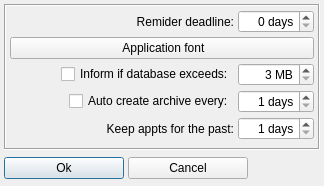
<?xml version="1.0" encoding="UTF-8"?>
<ui version="4.0">
 <class>TSettingsDlg</class>
 <widget class="QDialog" name="TSettingsDlg">
  <property name="geometry">
   <rect>
    <x>0</x>
    <y>0</y>
    <width>324</width>
    <height>186</height>
   </rect>
  </property>
  <property name="windowTitle">
   <string>Settings</string>
  </property>
  <layout class="QVBoxLayout" name="mainLayout">
   <property name="spacing">
    <number>4</number>
   </property>
   <property name="leftMargin">
    <number>4</number>
   </property>
   <property name="topMargin">
    <number>4</number>
   </property>
   <property name="rightMargin">
    <number>4</number>
   </property>
   <property name="bottomMargin">
    <number>4</number>
   </property>
   <item>
    <widget class="QFrame" name="settingsFrame">
     <property name="frameShape">
      <enum>QFrame::Shape::Box</enum>
     </property>
     <property name="frameShadow">
      <enum>QFrame::Shadow::Sunken</enum>
     </property>
     <layout class="QGridLayout" name="settingsLayout" rowstretch="0,0,0,0,0,1" columnstretch="3,1">
      <property name="leftMargin">
       <number>4</number>
      </property>
      <property name="topMargin">
       <number>4</number>
      </property>
      <property name="rightMargin">
       <number>4</number>
      </property>
      <property name="bottomMargin">
       <number>4</number>
      </property>
      <property name="spacing">
       <number>4</number>
      </property>
      <item row="4" column="0">
       <widget class="QLabel" name="archPastLbl">
        <property name="text">
         <string>Keep appts for the past:</string>
        </property>
        <property name="alignment">
         <set>Qt::AlignmentFlag::AlignRight|Qt::AlignmentFlag::AlignTrailing|Qt::AlignmentFlag::AlignVCenter</set>
        </property>
       </widget>
      </item>
      <item row="0" column="0">
       <widget class="QLabel" name="remDeadlineLbl">
        <property name="text">
         <string>Remider deadline:</string>
        </property>
        <property name="alignment">
         <set>Qt::AlignmentFlag::AlignRight|Qt::AlignmentFlag::AlignTrailing|Qt::AlignmentFlag::AlignVCenter</set>
        </property>
       </widget>
      </item>
      <item row="3" column="1">
       <widget class="QSpinBox" name="archPeriodSpin">
        <property name="alignment">
         <set>Qt::AlignmentFlag::AlignRight|Qt::AlignmentFlag::AlignTrailing|Qt::AlignmentFlag::AlignVCenter</set>
        </property>
        <property name="suffix">
         <string> days</string>
        </property>
        <property name="minimum">
         <number>1</number>
        </property>
        <property name="maximum">
         <number>365</number>
        </property>
       </widget>
      </item>
      <item row="1" column="0" colspan="2">
       <widget class="QPushButton" name="fontBtn">
        <property name="toolTip">
         <string>Press to choose font</string>
        </property>
        <property name="text">
         <string> Application font</string>
        </property>
        <property name="icon">
         <iconset resource="../res/petcore.qrc">
          <normaloff>:/images/font</normaloff>:/images/font</iconset>
        </property>
       </widget>
      </item>
      <item row="0" column="1">
       <widget class="QSpinBox" name="remDeadlineSpin">
        <property name="alignment">
         <set>Qt::AlignmentFlag::AlignRight|Qt::AlignmentFlag::AlignTrailing|Qt::AlignmentFlag::AlignVCenter</set>
        </property>
        <property name="suffix">
         <string> days</string>
        </property>
       </widget>
      </item>
      <item row="4" column="1">
       <widget class="QSpinBox" name="archPastSpin">
        <property name="alignment">
         <set>Qt::AlignmentFlag::AlignRight|Qt::AlignmentFlag::AlignTrailing|Qt::AlignmentFlag::AlignVCenter</set>
        </property>
        <property name="suffix">
         <string> days</string>
        </property>
        <property name="minimum">
         <number>1</number>
        </property>
        <property name="maximum">
         <number>365</number>
        </property>
       </widget>
      </item>
      <item row="2" column="1">
       <widget class="QSpinBox" name="archSizeSpin">
        <property name="alignment">
         <set>Qt::AlignmentFlag::AlignRight|Qt::AlignmentFlag::AlignTrailing|Qt::AlignmentFlag::AlignVCenter</set>
        </property>
        <property name="suffix">
         <string> MB</string>
        </property>
        <property name="minimum">
         <number>3</number>
        </property>
        <property name="maximum">
         <number>1024</number>
        </property>
       </widget>
      </item>
      <item row="5" column="0" colspan="2">
       <spacer name="clientSpacer">
        <property name="orientation">
         <enum>Qt::Orientation::Vertical</enum>
        </property>
        <property name="sizeHint" stdset="0">
         <size>
          <width>0</width>
          <height>0</height>
         </size>
        </property>
       </spacer>
      </item>
      <item row="2" column="0">
       <layout class="QHBoxLayout" name="archSizeLayout">
        <property name="spacing">
         <number>4</number>
        </property>
        <item>
         <spacer name="archSizeSpacer">
          <property name="orientation">
           <enum>Qt::Orientation::Horizontal</enum>
          </property>
          <property name="sizeHint" stdset="0">
           <size>
            <width>0</width>
            <height>8</height>
           </size>
          </property>
         </spacer>
        </item>
        <item>
         <widget class="QCheckBox" name="archSizeCheck">
          <property name="text">
           <string>Inform if database exceeds:</string>
          </property>
         </widget>
        </item>
       </layout>
      </item>
      <item row="3" column="0">
       <layout class="QHBoxLayout" name="autoArchLayout">
        <property name="spacing">
         <number>4</number>
        </property>
        <item>
         <spacer name="autoArchSpacer">
          <property name="orientation">
           <enum>Qt::Orientation::Horizontal</enum>
          </property>
          <property name="sizeHint" stdset="0">
           <size>
            <width>40</width>
            <height>20</height>
           </size>
          </property>
         </spacer>
        </item>
        <item>
         <widget class="QCheckBox" name="autoArchCheck">
          <property name="text">
           <string>Auto create archive every:</string>
          </property>
         </widget>
        </item>
       </layout>
      </item>
     </layout>
    </widget>
   </item>
   <item>
    <widget class="QFrame" name="buttonFrame">
     <property name="minimumSize">
      <size>
       <width>0</width>
       <height>28</height>
      </size>
     </property>
     <property name="maximumSize">
      <size>
       <width>16777215</width>
       <height>28</height>
      </size>
     </property>
     <layout class="QHBoxLayout" name="buttonLayout">
      <property name="spacing">
       <number>4</number>
      </property>
      <property name="leftMargin">
       <number>0</number>
      </property>
      <property name="topMargin">
       <number>0</number>
      </property>
      <property name="rightMargin">
       <number>0</number>
      </property>
      <property name="bottomMargin">
       <number>0</number>
      </property>
      <item>
       <widget class="QPushButton" name="okBtn">
        <property name="minimumSize">
         <size>
          <width>120</width>
          <height>0</height>
         </size>
        </property>
        <property name="text">
         <string>Ok</string>
        </property>
        <property name="icon">
         <iconset resource="../res/petcore.qrc">
          <normaloff>:/images/ok</normaloff>:/images/ok</iconset>
        </property>
        <property name="default">
         <bool>true</bool>
        </property>
       </widget>
      </item>
      <item>
       <widget class="QPushButton" name="cancelBtn">
        <property name="minimumSize">
         <size>
          <width>120</width>
          <height>0</height>
         </size>
        </property>
        <property name="text">
         <string>Cancel</string>
        </property>
        <property name="icon">
         <iconset resource="../res/petcore.qrc">
          <normaloff>:/images/cancel</normaloff>:/images/cancel</iconset>
        </property>
        <property name="autoDefault">
         <bool>false</bool>
        </property>
       </widget>
      </item>
      <item>
       <spacer name="buttonSpacer">
        <property name="orientation">
         <enum>Qt::Orientation::Horizontal</enum>
        </property>
        <property name="sizeHint" stdset="0">
         <size>
          <width>40</width>
          <height>20</height>
         </size>
        </property>
       </spacer>
      </item>
     </layout>
    </widget>
   </item>
  </layout>
 </widget>
 <tabstops>
  <tabstop>remDeadlineSpin</tabstop>
  <tabstop>fontBtn</tabstop>
  <tabstop>archSizeSpin</tabstop>
  <tabstop>archPeriodSpin</tabstop>
  <tabstop>archPastSpin</tabstop>
  <tabstop>okBtn</tabstop>
  <tabstop>cancelBtn</tabstop>
 </tabstops>
 <resources>
  <include location="../res/petcore.qrc"/>
 </resources>
 <connections/>
</ui>
